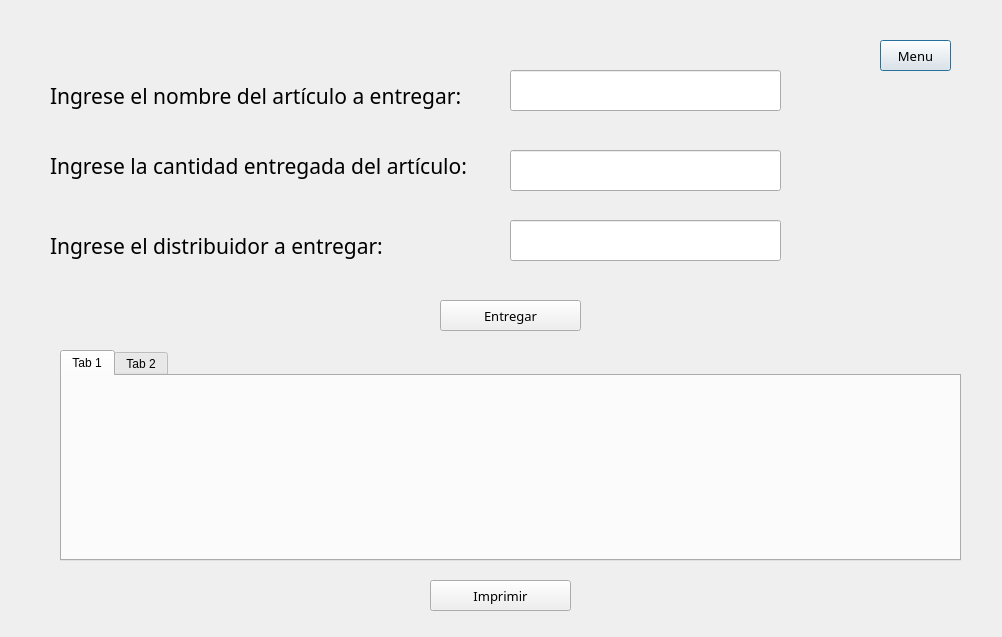
<?xml version="1.0" encoding="UTF-8"?>
<ui version="4.0">
 <class>EntProducto</class>
 <widget class="QDialog" name="EntProducto">
  <property name="geometry">
   <rect>
    <x>0</x>
    <y>0</y>
    <width>1002</width>
    <height>637</height>
   </rect>
  </property>
  <property name="windowTitle">
   <string>Dialog</string>
  </property>
  <widget class="QLineEdit" name="txtCantidad">
   <property name="geometry">
    <rect>
     <x>510</x>
     <y>150</y>
     <width>271</width>
     <height>41</height>
    </rect>
   </property>
   <property name="font">
    <font>
     <family>Century Gothic</family>
     <pointsize>16</pointsize>
    </font>
   </property>
  </widget>
  <widget class="QPushButton" name="btMenu">
   <property name="geometry">
    <rect>
     <x>880</x>
     <y>40</y>
     <width>71</width>
     <height>31</height>
    </rect>
   </property>
   <property name="font">
    <font>
     <family>Century Gothic</family>
     <pointsize>10</pointsize>
    </font>
   </property>
   <property name="text">
    <string>Menu</string>
   </property>
  </widget>
  <widget class="QTabWidget" name="tblproductos">
   <property name="geometry">
    <rect>
     <x>60</x>
     <y>350</y>
     <width>901</width>
     <height>211</height>
    </rect>
   </property>
   <widget class="QWidget" name="tab">
    <attribute name="title">
     <string>Tab 1</string>
    </attribute>
   </widget>
   <widget class="QWidget" name="tab_2">
    <attribute name="title">
     <string>Tab 2</string>
    </attribute>
   </widget>
  </widget>
  <widget class="QLabel" name="lblDistribuidor">
   <property name="geometry">
    <rect>
     <x>50</x>
     <y>220</y>
     <width>441</width>
     <height>51</height>
    </rect>
   </property>
   <property name="font">
    <font>
     <family>Century Gothic</family>
     <pointsize>16</pointsize>
     <weight>50</weight>
     <bold>false</bold>
    </font>
   </property>
   <property name="text">
    <string>Ingrese el distribuidor a entregar:</string>
   </property>
  </widget>
  <widget class="QLineEdit" name="txtDistribuidor">
   <property name="geometry">
    <rect>
     <x>510</x>
     <y>220</y>
     <width>271</width>
     <height>41</height>
    </rect>
   </property>
   <property name="font">
    <font>
     <family>Century Gothic</family>
     <pointsize>16</pointsize>
    </font>
   </property>
  </widget>
  <widget class="QPushButton" name="btEntregar">
   <property name="geometry">
    <rect>
     <x>440</x>
     <y>300</y>
     <width>141</width>
     <height>31</height>
    </rect>
   </property>
   <property name="font">
    <font>
     <family>Century Gothic</family>
     <pointsize>10</pointsize>
    </font>
   </property>
   <property name="text">
    <string>Entregar</string>
   </property>
  </widget>
  <widget class="QLineEdit" name="txtEntrega">
   <property name="geometry">
    <rect>
     <x>510</x>
     <y>70</y>
     <width>271</width>
     <height>41</height>
    </rect>
   </property>
   <property name="font">
    <font>
     <family>Century Gothic</family>
     <pointsize>16</pointsize>
    </font>
   </property>
  </widget>
  <widget class="QLabel" name="lblEntrega">
   <property name="geometry">
    <rect>
     <x>50</x>
     <y>70</y>
     <width>441</width>
     <height>51</height>
    </rect>
   </property>
   <property name="font">
    <font>
     <family>Century Gothic</family>
     <pointsize>16</pointsize>
     <weight>50</weight>
     <bold>false</bold>
    </font>
   </property>
   <property name="text">
    <string>Ingrese el nombre del artículo a entregar:</string>
   </property>
  </widget>
  <widget class="QLabel" name="lblCantidad">
   <property name="geometry">
    <rect>
     <x>50</x>
     <y>140</y>
     <width>441</width>
     <height>51</height>
    </rect>
   </property>
   <property name="font">
    <font>
     <family>Century Gothic</family>
     <pointsize>16</pointsize>
     <weight>50</weight>
     <bold>false</bold>
    </font>
   </property>
   <property name="text">
    <string>Ingrese la cantidad entregada del artículo:</string>
   </property>
  </widget>
  <widget class="QPushButton" name="btImprimir">
   <property name="geometry">
    <rect>
     <x>430</x>
     <y>580</y>
     <width>141</width>
     <height>31</height>
    </rect>
   </property>
   <property name="font">
    <font>
     <family>Century Gothic</family>
     <pointsize>10</pointsize>
    </font>
   </property>
   <property name="text">
    <string>Imprimir</string>
   </property>
  </widget>
 </widget>
 <resources/>
 <connections/>
</ui>
